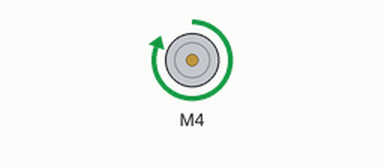
Bench run of a sketch on a simulated Arduino Uno, built with avr-gcc and run on an emulated ATmega328P. On the bench: DC motor (green arrow = forward, orange = backward, longer = faster).

Above: at 0.5 s.
At 1.5 s:
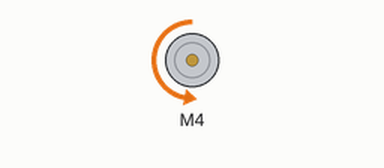
At 5.5 s:
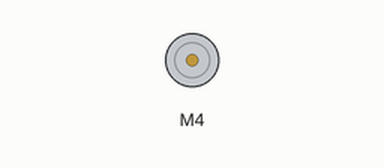
Timing chart, 0 to 6.9 s (numbered marks = the images above):
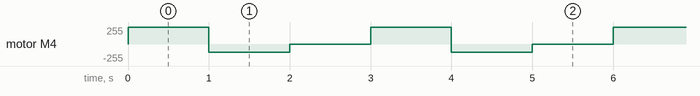

The sketch:

_8.5_-_Motores_DC_-_L293.ino
```cpp
/*
Curso de Arduino

Control de motor con L293

Conexiones
EA(velocidad A)   3
IN1(direccion A)   4
IN2(direccion A)   5

by JAVacasM
 */


/* ==== Includes - Librerias==== */
#include <L293.h>
/* ====  END Includes ==== */

/* ==== Defines - Constantes ==== */
#define SPEEDPIN  3
#define I1        4
#define I2        5
/* ==== END Defines ==== */

/* ==== Variables Globales ==== */
L293 motor( SPEEDPIN, I1, I2 );
/* ==== END Global Variables ==== */


/* ==== Funciones a usar - Prototipos ==== */

/* ==== END Prototipos ==== */

/* ==== Setup - Configuracion ==== */
void setup() {
}
/* ==== END Setup ==== */

/* ==== Loop - Codigo que se repite==== */
void loop() {
  motor.forward( 255 ); // Adelante a maxima velocidad
  delay( 1000 );        // espera 1 segundo
  motor.back( 127 );    // Atras a media velocidad
  delay( 1000 );        // espera 1 segundo
  motor.stop();         // Paramos el motor
  delay( 1000 );
}
/* ==== End Loop ==== */

/* ==== Funciones ==== */

/* ==== END Functions ==== */
```

Measured:
- by itself, motor M4: repeats every 3.0 s: backward 127/255 1.0 s, stopped 1.0 s, forward 255/255 1.0 s
